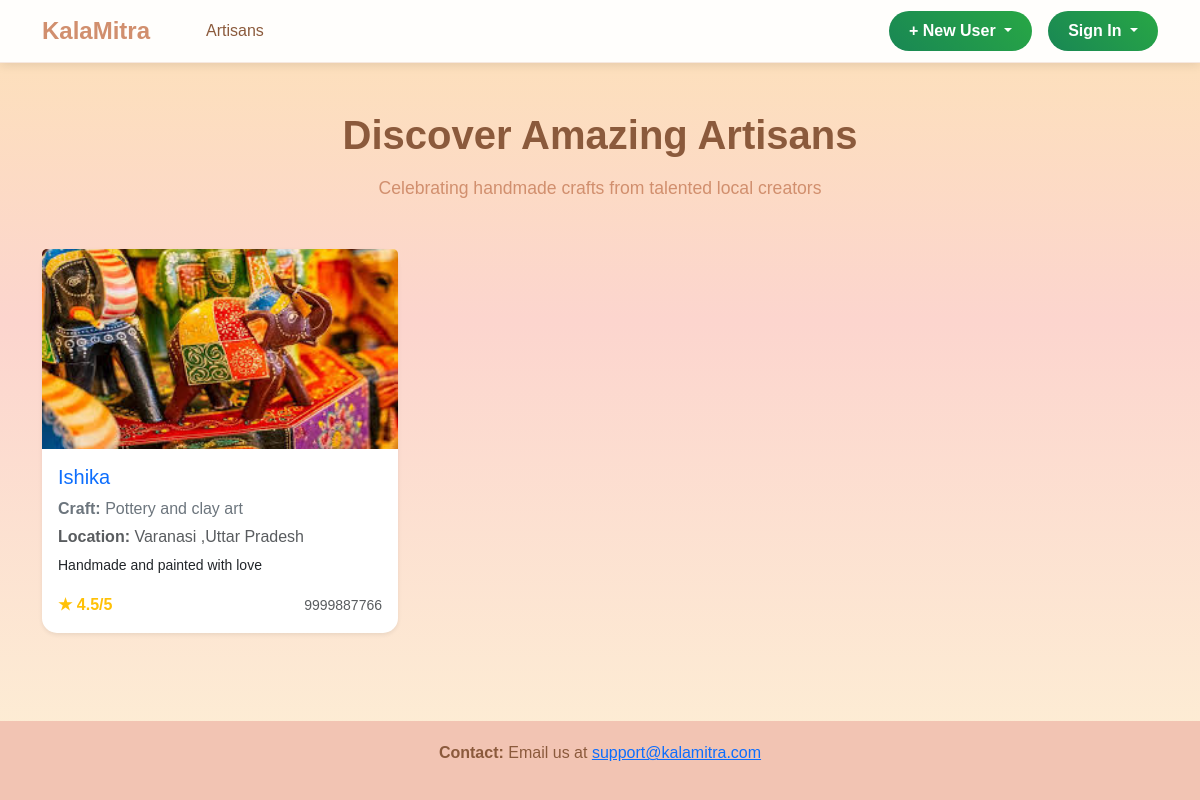
Before: / with the older database file.
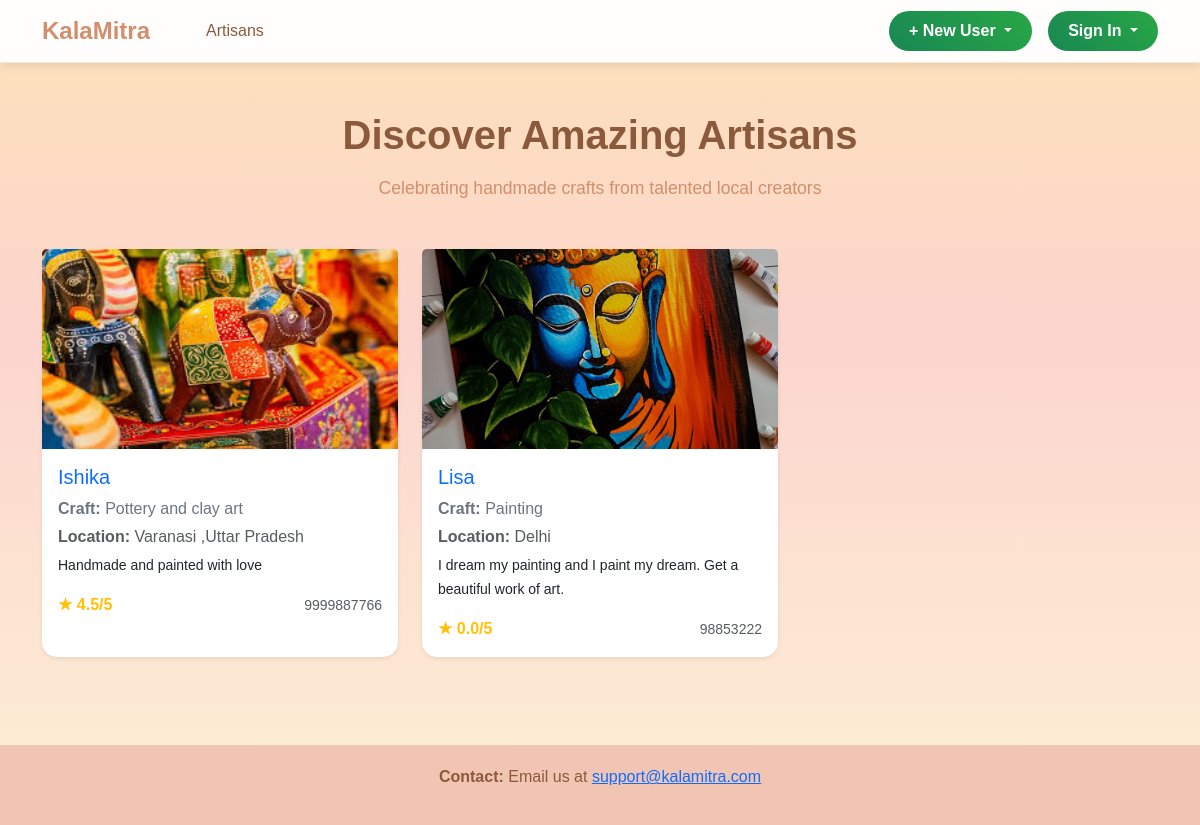
After: the same page with the newer database file.
### models.py (models this page shows, shortened)
class Artisan(db.Model):
    __tablename__ = 'artisans'
    id = db.Column(db.Integer, primary_key=True)
    name = db.Column(db.String(100), nullable=False)
    email = db.Column(db.String(120), unique=True, nullable=False)
    password = db.Column(db.String(255), nullable=False)
    craft_type = db.Column(db.String(100), nullable=False)
    location = db.Column(db.String(150))
    bio = db.Column(db.Text)
    contact = db.Column(db.String(50))
    image_url = db.Column(db.String(255))
    rating = db.Column(db.Float, default=0.0)
    total_ratings = db.Column(db.Integer, default=0)
    created_at = db.Column(db.DateTime, default=get_ist_time)
    products = db.relationship('Product', backref='artisan', lazy=True, cascade='all, delete-orphan')
    chats = db.relationship('Chat', backref='artisan', lazy=True, cascade='all, delete-orphan')
    ratings = db.relationship('Rating', backref='artisan', lazy=True, cascade='all, delete-orphan')

### app.py (the view)
@app.route('/')
def index():
    artisans = Artisan.query.all()
    return render_template('index.html', artisans=artisans)

### templates/index.html (shortened to what this page needs)
{% extends "base.html" %}
{% block content %}
<div class="container main-content">
    <div class="text-center mb-5">
        <h1 class="page-title fw-bold">Discover Amazing Artisans</h1>
        <p class="page-subtitle">Celebrating handmade crafts from talented local creators</p>
    </div>
    <div class="row g-4">
        {% for artisan in artisans %}
        <div class="col-md-6 col-lg-4">
            <a href="{{ url_for('view_artisan_profile', artisan_id=artisan.id) }}" class="text-decoration-none text-dark">
                <div class="card h-100 shadow-sm">
                    <img src="{{ artisan.image_url or 'https://via.placeholder.com/300x200?text=No+Image' }}"
                        class="card-img-top"
                        alt="{{ artisan.name or 'No name' }}"
                        style="height: 200px; object-fit: cover;">
                    <div class="card-body">
                        <h5 class="card-title text-primary">{{ artisan.name or '—' }}</h5>
                        <p class="text-secondary mb-1"><strong>Craft:</strong> {{ artisan.craft_type or '—' }}</p>
                        <p class="text-muted mb-1"><strong>Location:</strong> {{ artisan.location or '—' }}</p>
                        <p class="card-text"><small>{{ artisan.bio[:100] or '' }}{% if artisan.bio and artisan.bio|length > 100 %}...{% endif %}</small></p>
                        <div class="d-flex justify-content-between align-items-center mt-3">
                            <span class="text-warning"><strong>★ {{ "%.1f"|format(artisan.rating) }}/5</strong></span>
                            <small class="text-muted">{{ artisan.contact or '—' }}</small>
                        </div>
                    </div>
                </div>
            </a>
        </div>
        {% endfor %}
    </div>
</div>
{% endblock %}

### templates/base.html (shortened to what this page needs)
<!DOCTYPE html>
<html lang="en">
<head>
    <link href="https://cdn.jsdelivr.net/npm/bootstrap@5.3.0/dist/css/bootstrap.min.css" rel="stylesheet">
</head>
<body>
    <nav class="navbar navbar-expand-lg sticky-top">
        <div class="container">
            <a class="navbar-brand" href="{{ url_for('index') }}">KalaMitra</a>
            <div class="collapse navbar-collapse" id="navbarNav">
                <ul class="navbar-nav me-auto">
                    <li class="nav-item"><a class="nav-link" href="{{ url_for('index') }}">Artisans</a></li>
                </ul>
                <div class="d-flex align-items-center">
                    {% if session.user_id %}
                        <div class="dropdown me-3">
                            <button class="btn btn-outline-primary-custom dropdown-toggle" type="button" id="userDropdown"
                                    data-bs-toggle="dropdown" aria-expanded="false">
                                👤 Account
                            </button>
                            <ul class="dropdown-menu dropdown-menu-end shadow" aria-labelledby="userDropdown">
                                {% if session.user_type == 'user' %}
                                    <li><a class="dropdown-item" href="{{ url_for('user_dashboard') }}">Dashboard</a></li>
                                {% else %}
                                    <li><a class="dropdown-item" href="{{ url_for('artisan_dashboard') }}">Dashboard</a></li>
                                {% endif %}
                                <li><hr class="dropdown-divider"></li>
                                <li><a class="dropdown-item" href="{{ url_for('logout') }}">Logout</a></li>
                            </ul>
                        </div>
                        {% if session.user_type == 'artisan' %}
                            <a href="{{ url_for('add_product') }}" class="btn btn-create">+ Add Product</a>
                        {% endif %}
                    {% else %}
                        <div class="dropdown me-3">
                            <button class="btn btn-create dropdown-toggle" type="button" id="newUserDropdown"
                                    data-bs-toggle="dropdown" aria-expanded="false">
                                + New User
                            </button>
                        </div>
                        <div class="dropdown">
                            <button class="btn btn-create dropdown-toggle" type="button" id="signInDropdown"
                                    data-bs-toggle="dropdown" aria-expanded="false">
                                Sign In
                            </button>
                        </div>
                    {% endif %}
                </div>
            </div>
        </div>
    </nav>
    {% block content %}{% endblock %}
    <footer>
        <div class="container text-center">
            <p><strong>Contact:</strong> Email us at <a href="mailto:support@kalamitra.com">support@kalamitra.com</a></p>
        </div>
    </footer>
</body>
</html>

### templates/base.html (style rules this page uses)
body { margin: 0; font-family: Arial, sans-serif; background: linear-gradient(180deg, #fde2b8 0%, #fcd5ce 40%, #fdf0d5 100%); background-attachment: fixed; min-height: 100vh; }
.navbar { background: rgba(255, 255, 255, 0.95) !important; backdrop-filter: blur(10px); border-bottom: 1px solid rgba(209, 143, 110, 0.2); box-shadow: 0 2px 10px rgba(0, 0, 0, 0.1); }
.navbar-brand { font-weight: bold; font-size: 1.5rem; color: #d18f6e !important; margin-right: 3rem; }
.nav-link { color: #8b5a3c !important; font-weight: 500; transition: color 0.3s ease; margin-right: 1.5rem; }
.btn-create { background: linear-gradient(45deg, #198754, #28a745); border: none; color: white; font-weight: 600; padding: 8px 20px; border-radius: 25px; transition: transform 0.2s ease, box-shadow 0.2s ease; }
.main-content { margin-top: 0; padding-top: 3rem; padding-bottom: 3rem; }
footer { background: #f2c4b3; padding: 20px 0; margin-top: 40px; color: #8b5a3c; }
.card { border-radius: 15px; transition: transform 0.3s ease, box-shadow 0.3s ease; border: none; }
.page-title { color: #8b5a3c; margin-bottom: 1rem; }
.page-subtitle { color: #d18f6e; font-size: 1.1rem; }

Changed rows visible on the page:
added Artisan: image_url (picture), name "Lisa", craft_type "Painting", location "Delhi", bio "I dream my painting and I paint my dream. Get a beautiful work of art.", rating "0.0", contact "98853222"
